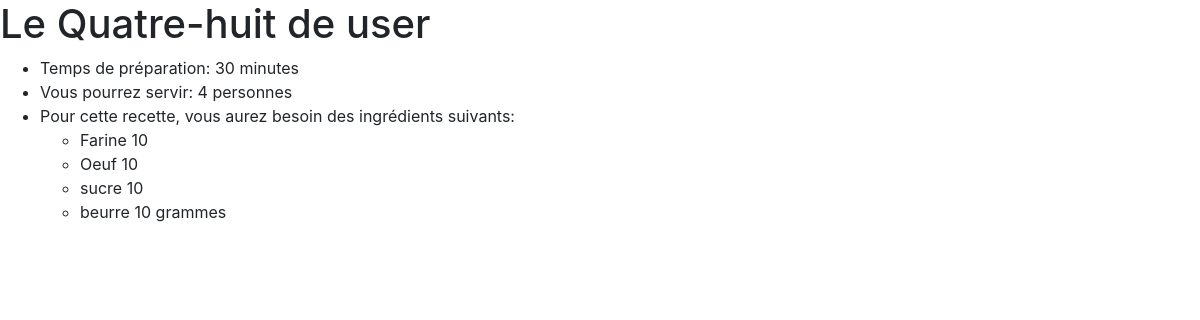
Page /recettes/15 on the committed database.
### recette/models.py (models this page shows)
class Recette(models.Model):
    user = models.ForeignKey('auth.User', on_delete=models.CASCADE)
    nom = models.CharField(max_length=50)
    duree = models.IntegerField()
    nb_parts = models.IntegerField()
    ingredients = models.ManyToManyField('Ingredient', through='IngredientRecette')
    def __str__(self):
        return self.nom

class IngredientRecette(models.Model):
    recette = models.ForeignKey('Recette', on_delete=models.CASCADE)
    ingredient = models.ForeignKey('Ingredient', on_delete=models.CASCADE)
    quantite = models.IntegerField()
    unite = models.CharField(max_length=50)

class Ingredient(models.Model):
    nom = models.CharField(max_length=50)
    def __str__(self):
        return self.nom

### recette/views.py (the view)
# urls.py: path('', include('recette.urls')),
def recette(request, id):
    recette = Recette.objects.get(id=id)
    ingredientsrecette = IngredientRecette.objects.filter(recette_id=id)
    return render(request, 'recette/recette.html', {'recette': recette, 'ingredientsrecette': ingredientsrecette})

### recette/templates/recette/recette.html (shortened to what this page needs)
<!DOCTYPE html>
<html>
  <head>
      <link rel="stylesheet" href="https://maxcdn.bootstrapcdn.com/bootstrap/4.0.0/css/bootstrap.min.css">
  </head>
  <body>
    <h1>Le {{ recette.nom }} de {{ recette.user }}</h1>
    <ul>
      <li>Temps de préparation: {{recette.duree}} minutes </li>
      <li>Vous pourrez servir: {{recette.nb_parts}} personnes </li>
      <li>
        Pour cette recette, vous aurez besoin des ingrédients suivants:
        {% for ingredient in ingredientsrecette %}
          <ul>
            <li>{{ ingredient.ingredient }} {{ingredient.quantite}} {{ingredient.unite}}</li>
          </ul>
        {% endfor %}
      </li>
    </ul>
  </body>
</html>

### rows in the picture
Recette: nom "Quatre-huit", user "user", duree "30", nb_parts "4"
IngredientRecette: ingredient "Farine", quantite "10"
IngredientRecette: ingredient "Oeuf", quantite "10"
IngredientRecette: ingredient "sucre", quantite "10"
IngredientRecette: ingredient "beurre", quantite "10", unite "grammes"
